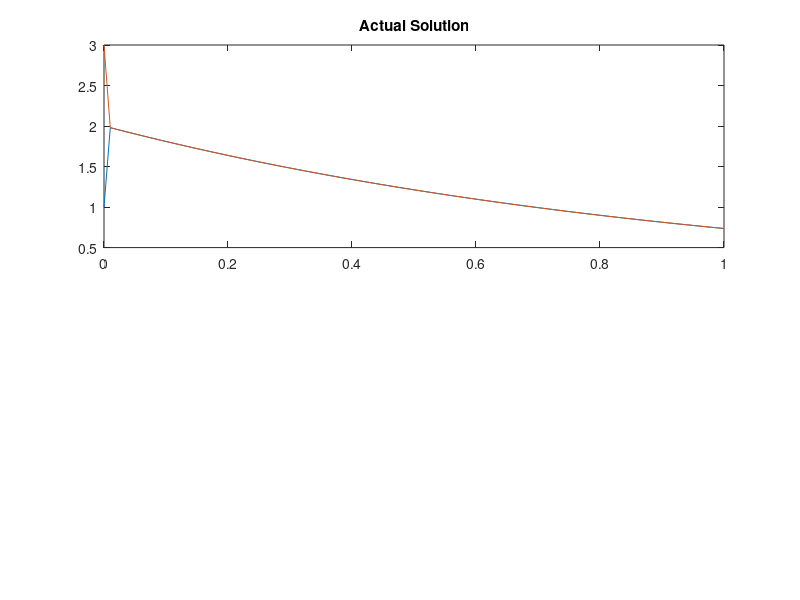

Source code (MATLAB): (Note: this script raises an error after producing the figure.)
% builtintesting.m
% This script tests some of the built in ODE solvers, and plots the results
% nicely!

y0 = [1 3];
tspan = [0 1];
tini = linspace(0,1);

figure(1)
subplot(2,1,1)
plot(tini,2*exp(-tini) - exp(-1000*tini));
hold on;
subplot(2,1,1)
plot(tini,2*exp(-tini) + exp(-1000*tini));
title('Actual Solution')

[t, y] = ode45('sys', tspan, y0);
subplot(2,1,2)
plot(t,y)
title('Using ode45 (1/6)')
clearvars t y;
pause

[t, y] = ode23('sys', tspan, y0);
subplot(2,1,2,'replace')
plot(t,y)
title('Using ode23 (2/6)')
clearvars t y;
pause

[t, y] = ode113('sys', tspan, y0);
subplot(2,1,2,'replace')
plot(t,y)
title('Using ode113 (3/6)')
clearvars t y;
pause

[t, y] = ode23s('sys', tspan, y0);
subplot(2,1,2,'replace')
plot(t,y)
title('Using ode23s (4/6)')
clearvars t y;
pause

[t, y] = ode23t('sys', tspan, y0);
subplot(2,1,2,'replace')
plot(t,y)
title('Using ode23t (5/6)')
clearvars t y;
pause

[t, y] = ode23tb('sys', tspan, y0);
subplot(2,1,2,'replace')
plot(t,y)
title('Using ode23tb (6/6)')
clearvars t y;
pause
close all